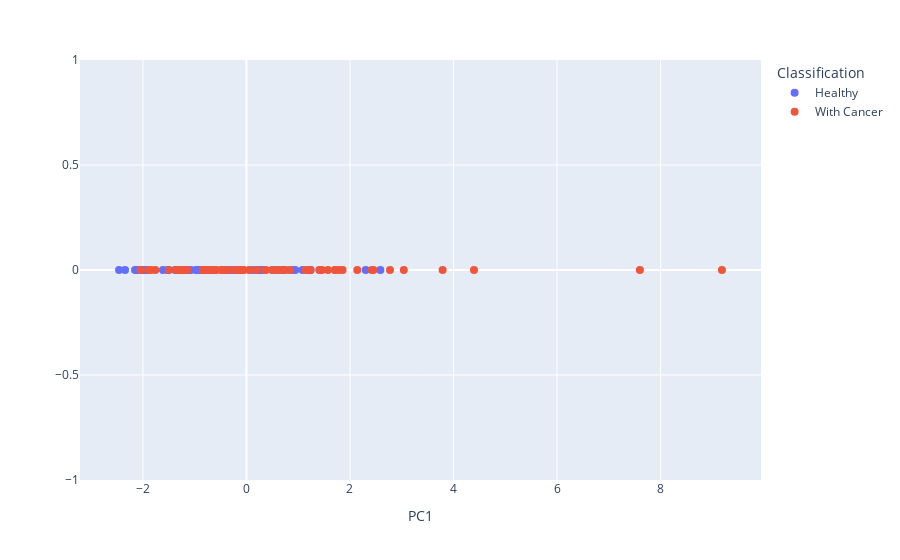

Notebook code cell kept with this figure:
### Code cell
#Normalize
X=(x-np.mean(x,axis=0))/np.std(x,axis=0)

pca = PCA()
pca.fit(X)
# #PCA eigenvalues/Explained variance
# print("PCA eigenvalues/Explained variance")
# print(pca.explained_variance_)
# print("Sum of eigenvalues="+str(np.sum(pca.explained_variance_)))
# #PCA eigenvectors/Principal components
# print("PCA eigenvectors/Principal components")
# W=pca.components_.T
# print(W)

print("Variance (%) retained accourding to Kaiser: "+str(pca.explained_variance_[0]**2/(np.sum(pca.explained_variance_**2))*100))
print("Variance (%) retained accourding to Scree: "+str(np.sum(pca.explained_variance_[0:6]**2)/(np.sum(pca.explained_variance_**2))*100))


pca2=PCA(n_components=1)

X1D=pca2.fit_transform(X)
#print(np.shape(X1D))

#Plot projected data
fig = px.scatter(x=X1D[:, 0],y=np.zeros(np.shape(X1D)[0]),color=DataSet['Classification'].replace({1: "Healthy", 2: "With Cancer"}),labels=dict(x="PC1", y="", color="Classification"))

fig.update_traces(marker_size=8)
fig.update_xaxes
fig.show()

### Figure 1 — Plotly figure (JSON) as saved in the notebook; plotly's stock layout.template omitted (floating-point values rounded to 4 significant figures)
{"data": [{"hovertemplate": "Classification=Healthy<br>PC1=%{x}<br>=%{y}<extra></extra>", "legendgroup": "Healthy", "marker": {"color": "#636efa", "size": 8, "symbol": "circle"}, "mode": "markers", "name": "Healthy", "orientation": "v", "showlegend": true, "type": "scatter", "x": [-1.993, -1.329, -1.217, -1.199, -0.8985, -1.527, -0.6284, -0.7959, -1.613, -1.378, -2.047, -1.931, -2.153, -2.344, -2.015, -1.932, -2.461, 0.559, -0.4795, 0.8959, -1.123, -0.7186, 0.2955, -0.3618, -0.252, 0.05872, 1.083, 0.9436, 0.5351, -0.608, 2.303, 0.2722, 0.6994, 1.242, -1.07, -0.6672, -0.7784, 2.587, -0.1728, -0.3075, -0.4074, 0.2295, -1.121, -0.6491, 0.261, -0.8168, 0.1372, -2.108, -0.09963, -0.9489, 1.222, -0.9754], "xaxis": "x", "y": [0, 0, 0, 0, 0, 0, 0, 0, 0, 0, 0, 0, 0, 0, 0, 0, 0, 0, 0, 0, 0, 0, 0, 0, 0, 0, 0, 0, 0, 0, 0, 0, 0, 0, 0, 0, 0, 0, 0, 0, 0, 0, 0, 0, 0, 0, 0, 0, 0, 0, 0, 0], "yaxis": "y"}, {"hovertemplate": "Classification=With Cancer<br>PC1=%{x}<br>=%{y}<extra></extra>", "legendgroup": "With Cancer", "marker": {"color": "#EF553B", "size": 8, "symbol": "circle"}, "mode": "markers", "name": "With Cancer", "orientation": "v", "showlegend": true, "type": "scatter", "x": [-0.4646, -1.494, -0.3624, -0.2139, -1.304, -0.8351, -1.76, -1.166, -1.282, 0.2008, -1.254, -1.289, -0.8446, -0.6009, -1.142, -0.8279, -1.838, -0.6586, -2.044, 3.04, -1.357, -1.165, 0.6468, -0.05028, 0.4901, 0.359, 7.6, 1.407, -0.583, 0.8399, 1.713, 1.141, 0.5903, 1.215, -0.1184, 9.185, 4.396, 1.795, 3.79, 1.574, 1.858, 2.453, 2.773, -0.1317, -0.1873, -0.6957, 2.141, 0.05917, -0.3407, -0.8343, 0.7092, -0.1466, 0.7589, 1.459, -0.4884, -0.7728, 0.3734, 1.235, 1.711, -0.6511, -1.267, -0.06404, -1.899, 2.422], "xaxis": "x", "y": [0, 0, 0, 0, 0, 0, 0, 0, 0, 0, 0, 0, 0, 0, 0, 0, 0, 0, 0, 0, 0, 0, 0, 0, 0, 0, 0, 0, 0, 0, 0, 0, 0, 0, 0, 0, 0, 0, 0, 0, 0, 0, 0, 0, 0, 0, 0, 0, 0, 0, 0, 0, 0, 0, 0, 0, 0, 0, 0, 0, 0, 0, 0, 0], "yaxis": "y"}], "layout": {"legend": {"title": {"text": "Classification"}, "tracegroupgap": 0}, "margin": {"t": 60}, "xaxis": {"anchor": "y", "domain": [0, 1], "title": {"text": "PC1"}}, "yaxis": {"anchor": "x", "domain": [0, 1], "title": {"text": ""}}}}
